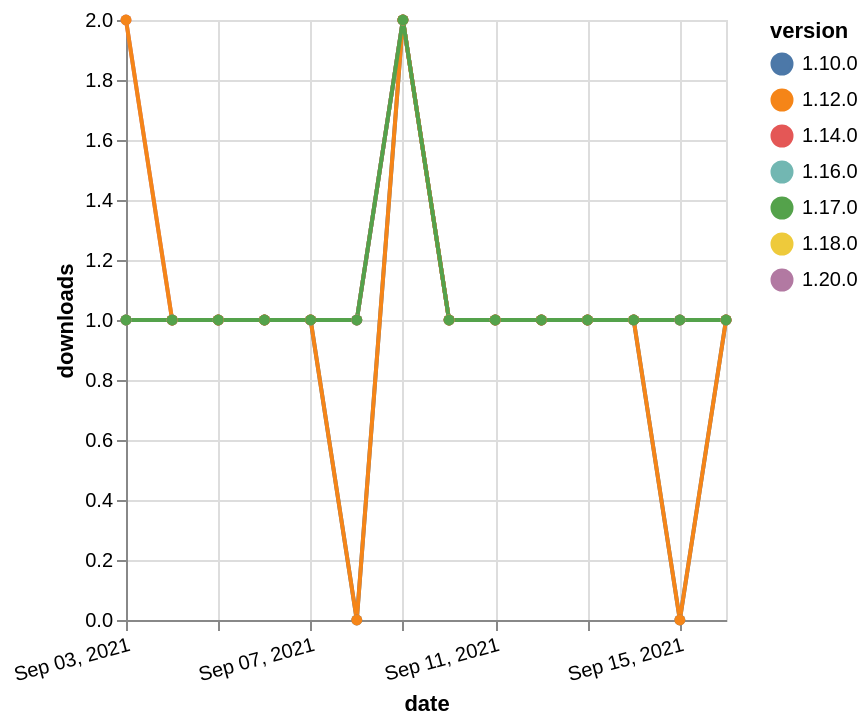

Here is the Vega-Lite specification saved for this chart:
### Vega-Lite specification from a JSON file in a GitHub repository (floating-point values rounded to 4 significant figures)
{"$schema": "https://vega.github.io/schema/vega-lite/v5.json", "description": "A simple bar chart with embedded data.", "data": {"values": [{"date": "2021-09-03", "total": 163, "delta": 1, "version": "1.18.0"}, {"date": "2021-09-04", "total": 164, "delta": 1, "version": "1.18.0"}, {"date": "2021-09-05", "total": 165, "delta": 1, "version": "1.18.0"}, {"date": "2021-09-06", "total": 166, "delta": 1, "version": "1.18.0"}, {"date": "2021-09-07", "total": 167, "delta": 1, "version": "1.18.0"}, {"date": "2021-09-08", "total": 168, "delta": 1, "version": "1.18.0"}, {"date": "2021-09-09", "total": 170, "delta": 2, "version": "1.18.0"}, {"date": "2021-09-10", "total": 171, "delta": 1, "version": "1.18.0"}, {"date": "2021-09-11", "total": 172, "delta": 1, "version": "1.18.0"}, {"date": "2021-09-12", "total": 173, "delta": 1, "version": "1.18.0"}, {"date": "2021-09-13", "total": 174, "delta": 1, "version": "1.18.0"}, {"date": "2021-09-14", "total": 175, "delta": 1, "version": "1.18.0"}, {"date": "2021-09-15", "total": 176, "delta": 1, "version": "1.18.0"}, {"date": "2021-09-16", "total": 177, "delta": 1, "version": "1.18.0"}, {"date": "2021-09-03", "total": 218, "delta": 1, "version": "1.10.0"}, {"date": "2021-09-04", "total": 219, "delta": 1, "version": "1.10.0"}, {"date": "2021-09-05", "total": 220, "delta": 1, "version": "1.10.0"}, {"date": "2021-09-06", "total": 221, "delta": 1, "version": "1.10.0"}, {"date": "2021-09-07", "total": 222, "delta": 1, "version": "1.10.0"}, {"date": "2021-09-08", "total": 222, "delta": 0, "version": "1.10.0"}, {"date": "2021-09-09", "total": 224, "delta": 2, "version": "1.10.0"}, {"date": "2021-09-10", "total": 225, "delta": 1, "version": "1.10.0"}, {"date": "2021-09-11", "total": 226, "delta": 1, "version": "1.10.0"}, {"date": "2021-09-12", "total": 227, "delta": 1, "version": "1.10.0"}, {"date": "2021-09-13", "total": 228, "delta": 1, "version": "1.10.0"}, {"date": "2021-09-14", "total": 229, "delta": 1, "version": "1.10.0"}, {"date": "2021-09-15", "total": 229, "delta": 0, "version": "1.10.0"}, {"date": "2021-09-16", "total": 230, "delta": 1, "version": "1.10.0"}, {"date": "2021-09-03", "total": 120, "delta": 2, "version": "1.20.0"}, {"date": "2021-09-04", "total": 121, "delta": 1, "version": "1.20.0"}, {"date": "2021-09-05", "total": 122, "delta": 1, "version": "1.20.0"}, {"date": "2021-09-06", "total": 123, "delta": 1, "version": "1.20.0"}, {"date": "2021-09-07", "total": 124, "delta": 1, "version": "1.20.0"}, {"date": "2021-09-08", "total": 125, "delta": 1, "version": "1.20.0"}, {"date": "2021-09-09", "total": 127, "delta": 2, "version": "1.20.0"}, {"date": "2021-09-10", "total": 128, "delta": 1, "version": "1.20.0"}, {"date": "2021-09-11", "total": 129, "delta": 1, "version": "1.20.0"}, {"date": "2021-09-12", "total": 130, "delta": 1, "version": "1.20.0"}, {"date": "2021-09-13", "total": 131, "delta": 1, "version": "1.20.0"}, {"date": "2021-09-14", "total": 132, "delta": 1, "version": "1.20.0"}, {"date": "2021-09-15", "total": 133, "delta": 1, "version": "1.20.0"}, {"date": "2021-09-16", "total": 134, "delta": 1, "version": "1.20.0"}, {"date": "2021-09-03", "total": 142, "delta": 1, "version": "1.16.0"}, {"date": "2021-09-04", "total": 143, "delta": 1, "version": "1.16.0"}, {"date": "2021-09-05", "total": 144, "delta": 1, "version": "1.16.0"}, {"date": "2021-09-06", "total": 145, "delta": 1, "version": "1.16.0"}, {"date": "2021-09-07", "total": 146, "delta": 1, "version": "1.16.0"}, {"date": "2021-09-08", "total": 147, "delta": 1, "version": "1.16.0"}, {"date": "2021-09-09", "total": 149, "delta": 2, "version": "1.16.0"}, {"date": "2021-09-10", "total": 150, "delta": 1, "version": "1.16.0"}, {"date": "2021-09-11", "total": 151, "delta": 1, "version": "1.16.0"}, {"date": "2021-09-12", "total": 152, "delta": 1, "version": "1.16.0"}, {"date": "2021-09-13", "total": 153, "delta": 1, "version": "1.16.0"}, {"date": "2021-09-14", "total": 154, "delta": 1, "version": "1.16.0"}, {"date": "2021-09-15", "total": 155, "delta": 1, "version": "1.16.0"}, {"date": "2021-09-16", "total": 156, "delta": 1, "version": "1.16.0"}, {"date": "2021-09-03", "total": 174, "delta": 1, "version": "1.14.0"}, {"date": "2021-09-04", "total": 175, "delta": 1, "version": "1.14.0"}, {"date": "2021-09-05", "total": 176, "delta": 1, "version": "1.14.0"}, {"date": "2021-09-06", "total": 177, "delta": 1, "version": "1.14.0"}, {"date": "2021-09-07", "total": 178, "delta": 1, "version": "1.14.0"}, {"date": "2021-09-08", "total": 179, "delta": 1, "version": "1.14.0"}, {"date": "2021-09-09", "total": 181, "delta": 2, "version": "1.14.0"}, {"date": "2021-09-10", "total": 182, "delta": 1, "version": "1.14.0"}, {"date": "2021-09-11", "total": 183, "delta": 1, "version": "1.14.0"}, {"date": "2021-09-12", "total": 184, "delta": 1, "version": "1.14.0"}, {"date": "2021-09-13", "total": 185, "delta": 1, "version": "1.14.0"}, {"date": "2021-09-14", "total": 186, "delta": 1, "version": "1.14.0"}, {"date": "2021-09-15", "total": 187, "delta": 1, "version": "1.14.0"}, {"date": "2021-09-16", "total": 188, "delta": 1, "version": "1.14.0"}, {"date": "2021-09-03", "total": 281, "delta": 2, "version": "1.12.0"}, {"date": "2021-09-04", "total": 282, "delta": 1, "version": "1.12.0"}, {"date": "2021-09-05", "total": 283, "delta": 1, "version": "1.12.0"}, {"date": "2021-09-06", "total": 284, "delta": 1, "version": "1.12.0"}, {"date": "2021-09-07", "total": 285, "delta": 1, "version": "1.12.0"}, {"date": "2021-09-08", "total": 285, "delta": 0, "version": "1.12.0"}, {"date": "2021-09-09", "total": 287, "delta": 2, "version": "1.12.0"}, {"date": "2021-09-10", "total": 288, "delta": 1, "version": "1.12.0"}, {"date": "2021-09-11", "total": 289, "delta": 1, "version": "1.12.0"}, {"date": "2021-09-12", "total": 290, "delta": 1, "version": "1.12.0"}, {"date": "2021-09-13", "total": 291, "delta": 1, "version": "1.12.0"}, {"date": "2021-09-14", "total": 292, "delta": 1, "version": "1.12.0"}, {"date": "2021-09-15", "total": 292, "delta": 0, "version": "1.12.0"}, {"date": "2021-09-16", "total": 293, "delta": 1, "version": "1.12.0"}, {"date": "2021-09-03", "total": 133, "delta": 1, "version": "1.17.0"}, {"date": "2021-09-04", "total": 134, "delta": 1, "version": "1.17.0"}, {"date": "2021-09-05", "total": 135, "delta": 1, "version": "1.17.0"}, {"date": "2021-09-06", "total": 136, "delta": 1, "version": "1.17.0"}, {"date": "2021-09-07", "total": 137, "delta": 1, "version": "1.17.0"}, {"date": "2021-09-08", "total": 138, "delta": 1, "version": "1.17.0"}, {"date": "2021-09-09", "total": 140, "delta": 2, "version": "1.17.0"}, {"date": "2021-09-10", "total": 141, "delta": 1, "version": "1.17.0"}, {"date": "2021-09-11", "total": 142, "delta": 1, "version": "1.17.0"}, {"date": "2021-09-12", "total": 143, "delta": 1, "version": "1.17.0"}, {"date": "2021-09-13", "total": 144, "delta": 1, "version": "1.17.0"}, {"date": "2021-09-14", "total": 145, "delta": 1, "version": "1.17.0"}, {"date": "2021-09-15", "total": 146, "delta": 1, "version": "1.17.0"}, {"date": "2021-09-16", "total": 147, "delta": 1, "version": "1.17.0"}]}, "width": "container", "mark": {"type": "line", "point": {"filled": true}}, "encoding": {"x": {"field": "date", "type": "temporal", "timeUnit": "yearmonthdate", "title": "date", "axis": {"labelAngle": -15}}, "y": {"field": "delta", "type": "quantitative", "title": "downloads"}, "color": {"field": "version", "type": "nominal"}, "tooltip": {"field": "delta"}}}
